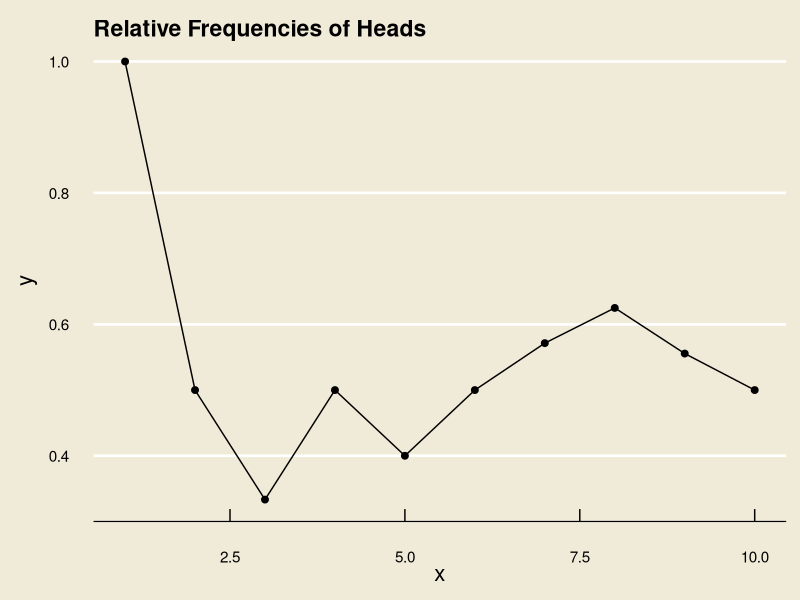
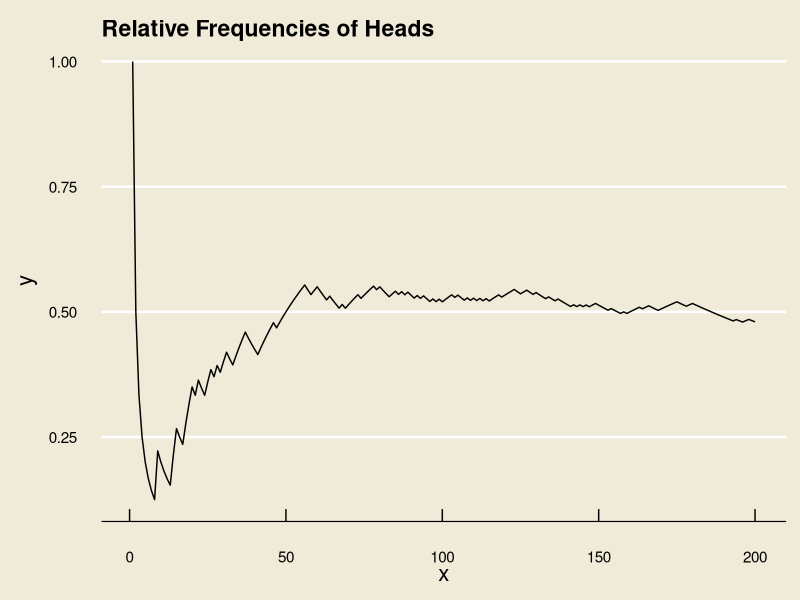
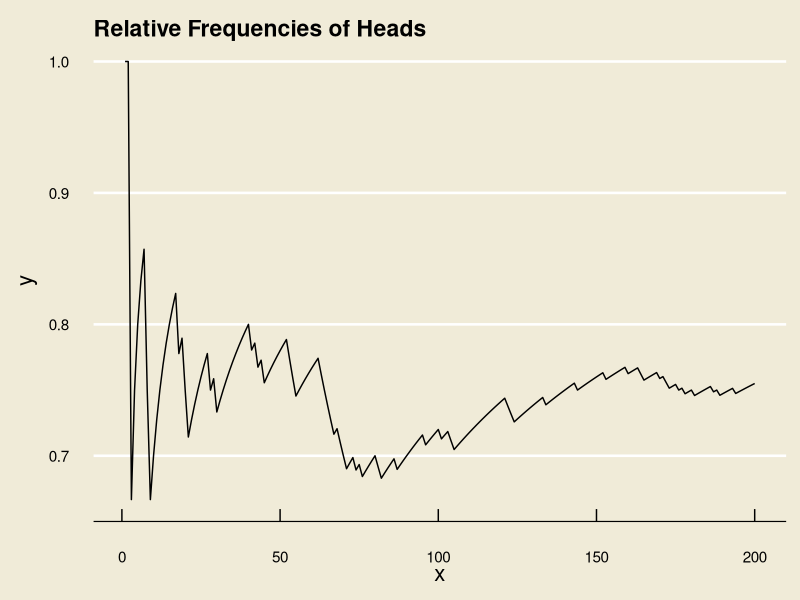

Generate these figures, in order, with R:
## ---- chunk 1
library(tidyverse)
library(ggthemes)
## ---- chunk 2
#| echo: false

library(tidyverse)
library(ggthemes)

x <- 1:10
y <- c(1, 1/2, 1/3, 2/4, 2/5, 3/6, 4/7, 5/8, 5/9, 5/10)

data.frame(x = x, y = y) %>%
  ggplot(aes(x = x, y = y)) +
  geom_point(size = 2) +
  geom_line() +
  theme_economist(base_size = 18) +
  theme(panel.background = element_rect("#f0ebd8"),
        plot.background = element_rect(fill = "#f0ebd8"),
        axis.title.y = element_text(size = 16,
                                    margin = margin(
                                      t = 0, 
                                      r = 10,
                                      b = 0, 
                                      l = 0)),
        axis.title.x = element_text(size = 16)
  ) +
  ggtitle("Relative Frequencies of Heads")
## ---- chunk 3
#| echo: false

library(tidyverse)
library(ggthemes)

set.seed(5)

x <- 1:200
y <- cumsum(sample(c(0, 1), size = 200, replace = T))/x

data.frame(x = x, y = y) %>%
  ggplot(aes(x = x, y = y)) +
  geom_line() +
  theme_economist(base_size = 18) +
  theme(panel.background = element_rect("#f0ebd8"),
        plot.background = element_rect(fill = "#f0ebd8"),
        axis.title.y = element_text(size = 16,
                                    margin = margin(
                                      t = 0, 
                                      r = 10,
                                      b = 0, 
                                      l = 0)),
        axis.title.x = element_text(size = 16)
  ) +
  ggtitle("Relative Frequencies of Heads")
## ---- chunk 4
#| echo: false

library(tidyverse)
library(ggthemes)

set.seed(5)

x <- 1:200
y <- cumsum(sample(c(0, 1), prob = c(0.2, 0.8), size = 200, replace = T))/x

data.frame(x = x, y = y) %>%
  ggplot(aes(x = x, y = y)) +
  geom_line() +
  theme_economist(base_size = 18) +
  theme(panel.background = element_rect("#f0ebd8"),
        plot.background = element_rect(fill = "#f0ebd8"),
        axis.title.y = element_text(size = 16,
                                    margin = margin(
                                      t = 0, 
                                      r = 10,
                                      b = 0, 
                                      l = 0)),
        axis.title.x = element_text(size = 16)
  ) +
  ggtitle("Relative Frequencies of Heads")
